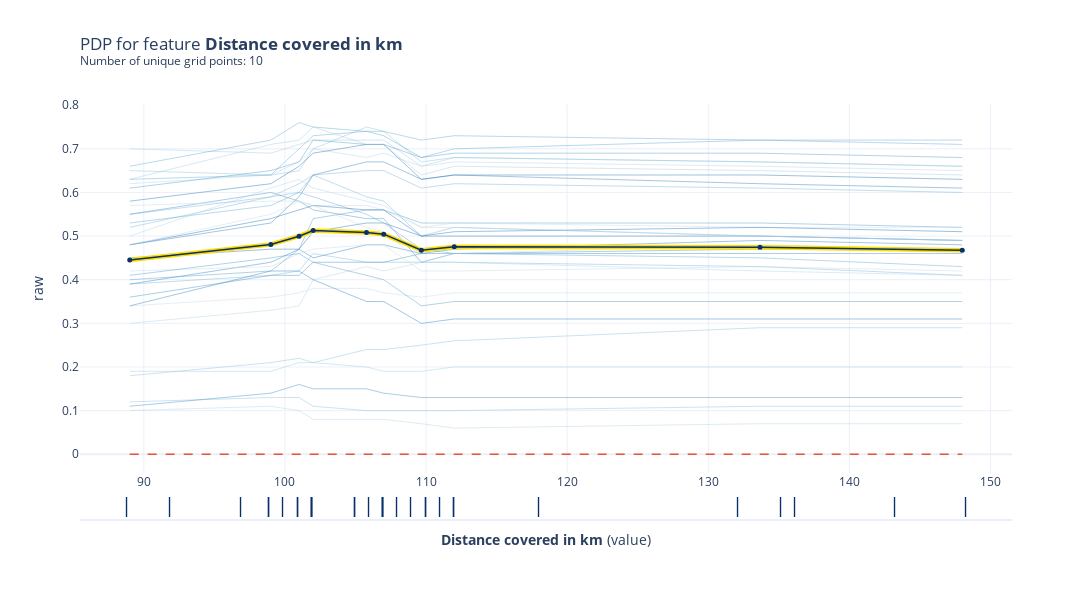

The notebook cell saved with this chart:
### Code cell
# Create the pdp data to be plotted
pdp_dist = pdp.PDPIsolate(model=rf_model, df=val_x, model_features=feature_names, feature='Distance Covered (Kms)', feature_name='Distance covered in km')

# plot the PDP for feature 'Distance Covered (Kms)'
fig, axes = pdp_dist.plot(
    center=False,
    plot_lines=True,
    frac_to_plot=100,
    cluster=False,
    n_cluster_centers=None,
    cluster_method='accurate',
    plot_pts_dist=True,
    to_bins=False,
    show_percentile=False,
    which_classes=None,
    figsize=None,
    dpi=300,
    ncols=2,
    plot_params={"pdp_hl": True},
    engine='plotly',
    template='plotly_white')

fig.show()

### Figure 1 — Plotly figure (JSON) as saved in the notebook; plotly's stock layout.template omitted (floating-point values rounded to 4 significant figures)
{"data": [{"hoverinfo": "none", "line": {"color": "rgba(193,217,237,0.6643856189774724)", "width": 0.6644}, "mode": "lines", "type": "scatter", "x": [89, 99, 101, 102, 105.8, 107, 109.7, 112, 133.7, 148], "xaxis": "x", "y": [0.34, 0.36, 0.37, 0.38, 0.38, 0.37, 0.36, 0.37, 0.37, 0.37], "yaxis": "y"}, {"hoverinfo": "none", "line": {"color": "rgba(177,210,231,0.6643856189774724)", "width": 0.6644}, "mode": "lines", "type": "scatter", "x": [89, 99, 101, 102, 105.8, 107, 109.7, 112, 133.7, 148], "xaxis": "x", "y": [0.62, 0.64, 0.67, 0.7, 0.68, 0.69, 0.66, 0.67, 0.66, 0.65], "yaxis": "y"}, {"hoverinfo": "none", "line": {"color": "rgba(160,202,225,0.6643856189774724)", "width": 0.6644}, "mode": "lines", "type": "scatter", "x": [89, 99, 101, 102, 105.8, 107, 109.7, 112, 133.7, 148], "xaxis": "x", "y": [0.7, 0.69, 0.71, 0.72, 0.72, 0.72, 0.66, 0.68, 0.67, 0.66], "yaxis": "y"}, {"hoverinfo": "none", "line": {"color": "rgba(139,192,221,0.6643856189774724)", "width": 0.6644}, "mode": "lines", "type": "scatter", "x": [89, 99, 101, 102, 105.8, 107, 109.7, 112, 133.7, 148], "xaxis": "x", "y": [0.65, 0.64, 0.65, 0.7, 0.75, 0.74, 0.67, 0.68, 0.67, 0.66], "yaxis": "y"}, {"hoverinfo": "none", "line": {"color": "rgba(117,179,216,0.6643856189774724)", "width": 0.6644}, "mode": "lines", "type": "scatter", "x": [89, 99, 101, 102, 105.8, 107, 109.7, 112, 133.7, 148], "xaxis": "x", "y": [0.39, 0.41, 0.42, 0.46, 0.44, 0.44, 0.44, 0.44, 0.43, 0.41], "yaxis": "y"}, {"hoverinfo": "none", "line": {"color": "rgba(98,168,210,0.6643856189774724)", "width": 0.6644}, "mode": "lines", "type": "scatter", "x": [89, 99, 101, 102, 105.8, 107, 109.7, 112, 133.7, 148], "xaxis": "x", "y": [0.66, 0.72, 0.76, 0.75, 0.74, 0.73, 0.68, 0.7, 0.72, 0.71], "yaxis": "y"}, {"hoverinfo": "none", "line": {"color": "rgba(80,155,203,0.6643856189774724)", "width": 0.6644}, "mode": "lines", "type": "scatter", "x": [89, 99, 101, 102, 105.8, 107, 109.7, 112, 133.7, 148], "xaxis": "x", "y": [0.61, 0.65, 0.67, 0.72, 0.71, 0.71, 0.68, 0.69, 0.69, 0.68], "yaxis": "y"}, {"hoverinfo": "none", "line": {"color": "rgba(64,144,197,0.6643856189774724)", "width": 0.6644}, "mode": "lines", "type": "scatter", "x": [89, 99, 101, 102, 105.8, 107, 109.7, 112, 133.7, 148], "xaxis": "x", "y": [0.36, 0.41, 0.41, 0.44, 0.44, 0.44, 0.46, 0.46, 0.46, 0.46], "yaxis": "y"}, {"hoverinfo": "none", "line": {"color": "rgba(49,129,189,0.6643856189774724)", "width": 0.6644}, "mode": "lines", "type": "scatter", "x": [89, 99, 101, 102, 105.8, 107, 109.7, 112, 133.7, 148], "xaxis": "x", "y": [0.39, 0.44, 0.47, 0.45, 0.48, 0.48, 0.46, 0.47, 0.49, 0.48], "yaxis": "y"}, {"hoverinfo": "none", "line": {"color": "rgba(36,116,182,0.6643856189774724)", "width": 0.6644}, "mode": "lines", "type": "scatter", "x": [89, 99, 101, 102, 105.8, 107, 109.7, 112, 133.7, 148], "xaxis": "x", "y": [0.58, 0.62, 0.66, 0.69, 0.71, 0.71, 0.63, 0.64, 0.64, 0.63], "yaxis": "y"}, {"hoverinfo": "none", "line": {"color": "rgba(193,217,237,0.6643856189774724)", "width": 0.6644}, "mode": "lines", "type": "scatter", "x": [89, 99, 101, 102, 105.8, 107, 109.7, 112, 133.7, 148], "xaxis": "x", "y": [0.42, 0.43, 0.46, 0.47, 0.48, 0.48, 0.42, 0.42, 0.43, 0.42], "yaxis": "y"}, {"hoverinfo": "none", "line": {"color": "rgba(177,210,231,0.6643856189774724)", "width": 0.6644}, "mode": "lines", "type": "scatter", "x": [89, 99, 101, 102, 105.8, 107, 109.7, 112, 133.7, 148], "xaxis": "x", "y": [0.3, 0.33, 0.34, 0.4, 0.43, 0.42, 0.44, 0.44, 0.42, 0.41], "yaxis": "y"}, {"hoverinfo": "none", "line": {"color": "rgba(160,202,225,0.6643856189774724)", "width": 0.6644}, "mode": "lines", "type": "scatter", "x": [89, 99, 101, 102, 105.8, 107, 109.7, 112, 133.7, 148], "xaxis": "x", "y": [0.19, 0.19, 0.21, 0.21, 0.2, 0.19, 0.19, 0.2, 0.2, 0.2], "yaxis": "y"}, {"hoverinfo": "none", "line": {"color": "rgba(139,192,221,0.6643856189774724)", "width": 0.6644}, "mode": "lines", "type": "scatter", "x": [89, 99, 101, 102, 105.8, 107, 109.7, 112, 133.7, 148], "xaxis": "x", "y": [0.18, 0.21, 0.22, 0.21, 0.24, 0.24, 0.25, 0.26, 0.29, 0.29], "yaxis": "y"}, {"hoverinfo": "none", "line": {"color": "rgba(117,179,216,0.6643856189774724)", "width": 0.6644}, "mode": "lines", "type": "scatter", "x": [89, 99, 101, 102, 105.8, 107, 109.7, 112, 133.7, 148], "xaxis": "x", "y": [0.55, 0.59, 0.6, 0.64, 0.65, 0.65, 0.61, 0.62, 0.61, 0.6], "yaxis": "y"}, {"hoverinfo": "none", "line": {"color": "rgba(98,168,210,0.6643856189774724)", "width": 0.6644}, "mode": "lines", "type": "scatter", "x": [89, 99, 101, 102, 105.8, 107, 109.7, 112, 133.7, 148], "xaxis": "x", "y": [0.63, 0.64, 0.7, 0.73, 0.74, 0.74, 0.72, 0.73, 0.72, 0.72], "yaxis": "y"}, {"hoverinfo": "none", "line": {"color": "rgba(80,155,203,0.6643856189774724)", "width": 0.6644}, "mode": "lines", "type": "scatter", "x": [89, 99, 101, 102, 105.8, 107, 109.7, 112, 133.7, 148], "xaxis": "x", "y": [0.4, 0.42, 0.47, 0.54, 0.56, 0.56, 0.53, 0.53, 0.53, 0.52], "yaxis": "y"}, {"hoverinfo": "none", "line": {"color": "rgba(64,144,197,0.6643856189774724)", "width": 0.6644}, "mode": "lines", "type": "scatter", "x": [89, 99, 101, 102, 105.8, 107, 109.7, 112, 133.7, 148], "xaxis": "x", "y": [0.55, 0.6, 0.58, 0.56, 0.54, 0.54, 0.44, 0.46, 0.47, 0.47], "yaxis": "y"}, {"hoverinfo": "none", "line": {"color": "rgba(49,129,189,0.6643856189774724)", "width": 0.6644}, "mode": "lines", "type": "scatter", "x": [89, 99, 101, 102, 105.8, 107, 109.7, 112, 133.7, 148], "xaxis": "x", "y": [0.34, 0.42, 0.42, 0.4, 0.35, 0.35, 0.3, 0.31, 0.31, 0.31], "yaxis": "y"}, {"hoverinfo": "none", "line": {"color": "rgba(36,116,182,0.6643856189774724)", "width": 0.6644}, "mode": "lines", "type": "scatter", "x": [89, 99, 101, 102, 105.8, 107, 109.7, 112, 133.7, 148], "xaxis": "x", "y": [0.45, 0.47, 0.47, 0.51, 0.53, 0.53, 0.5, 0.5, 0.5, 0.49], "yaxis": "y"}, {"hoverinfo": "none", "line": {"color": "rgba(193,217,237,0.6643856189774724)", "width": 0.6644}, "mode": "lines", "type": "scatter", "x": [89, 99, 101, 102, 105.8, 107, 109.7, 112, 133.7, 148], "xaxis": "x", "y": [0.57, 0.58, 0.58, 0.57, 0.57, 0.56, 0.52, 0.53, 0.52, 0.52], "yaxis": "y"}, {"hoverinfo": "none", "line": {"color": "rgba(177,210,231,0.6643856189774724)", "width": 0.6644}, "mode": "lines", "type": "scatter", "x": [89, 99, 101, 102, 105.8, 107, 109.7, 112, 133.7, 148], "xaxis": "x", "y": [0.1, 0.11, 0.1, 0.08, 0.08, 0.08, 0.07, 0.06, 0.07, 0.07], "yaxis": "y"}, {"hoverinfo": "none", "line": {"color": "rgba(160,202,225,0.6643856189774724)", "width": 0.6644}, "mode": "lines", "type": "scatter", "x": [89, 99, 101, 102, 105.8, 107, 109.7, 112, 133.7, 148], "xaxis": "x", "y": [0.63, 0.71, 0.72, 0.75, 0.71, 0.71, 0.64, 0.66, 0.65, 0.64], "yaxis": "y"}, {"hoverinfo": "none", "line": {"color": "rgba(139,192,221,0.6643856189774724)", "width": 0.6644}, "mode": "lines", "type": "scatter", "x": [89, 99, 101, 102, 105.8, 107, 109.7, 112, 133.7, 148], "xaxis": "x", "y": [0.12, 0.13, 0.13, 0.11, 0.1, 0.1, 0.1, 0.1, 0.11, 0.11], "yaxis": "y"}, {"hoverinfo": "none", "line": {"color": "rgba(117,179,216,0.6643856189774724)", "width": 0.6644}, "mode": "lines", "type": "scatter", "x": [89, 99, 101, 102, 105.8, 107, 109.7, 112, 133.7, 148], "xaxis": "x", "y": [0.52, 0.59, 0.62, 0.64, 0.59, 0.58, 0.5, 0.52, 0.5, 0.49], "yaxis": "y"}, {"hoverinfo": "none", "line": {"color": "rgba(98,168,210,0.6643856189774724)", "width": 0.6644}, "mode": "lines", "type": "scatter", "x": [89, 99, 101, 102, 105.8, 107, 109.7, 112, 133.7, 148], "xaxis": "x", "y": [0.53, 0.57, 0.6, 0.59, 0.55, 0.53, 0.47, 0.46, 0.45, 0.43], "yaxis": "y"}, {"hoverinfo": "none", "line": {"color": "rgba(80,155,203,0.6643856189774724)", "width": 0.6644}, "mode": "lines", "type": "scatter", "x": [89, 99, 101, 102, 105.8, 107, 109.7, 112, 133.7, 148], "xaxis": "x", "y": [0.41, 0.45, 0.46, 0.44, 0.41, 0.4, 0.34, 0.35, 0.35, 0.35], "yaxis": "y"}, {"hoverinfo": "none", "line": {"color": "rgba(64,144,197,0.6643856189774724)", "width": 0.6644}, "mode": "lines", "type": "scatter", "x": [89, 99, 101, 102, 105.8, 107, 109.7, 112, 133.7, 148], "xaxis": "x", "y": [0.11, 0.14, 0.16, 0.15, 0.15, 0.14, 0.13, 0.13, 0.13, 0.13], "yaxis": "y"}, {"hoverinfo": "none", "line": {"color": "rgba(49,129,189,0.6643856189774724)", "width": 0.6644}, "mode": "lines", "type": "scatter", "x": [89, 99, 101, 102, 105.8, 107, 109.7, 112, 133.7, 148], "xaxis": "x", "y": [0.48, 0.53, 0.59, 0.64, 0.67, 0.67, 0.63, 0.64, 0.62, 0.61], "yaxis": "y"}, {"hoverinfo": "none", "line": {"color": "rgba(36,116,182,0.6643856189774724)", "width": 0.6644}, "mode": "lines", "type": "scatter", "x": [89, 99, 101, 102, 105.8, 107, 109.7, 112, 133.7, 148], "xaxis": "x", "y": [0.48, 0.54, 0.56, 0.57, 0.56, 0.56, 0.5, 0.51, 0.52, 0.51], "yaxis": "y"}, {"hoverinfo": "none", "line": {"color": "rgba(193,217,237,0.6643856189774724)", "width": 0.6644}, "mode": "lines", "type": "scatter", "x": [89, 99, 101, 102, 105.8, 107, 109.7, 112, 133.7, 148], "xaxis": "x", "y": [0.48, 0.55, 0.58, 0.57, 0.52, 0.51, 0.44, 0.46, 0.48, 0.47], "yaxis": "y"}, {"hoverinfo": "none", "line": {"color": "rgba(177,210,231,0.6643856189774724)", "width": 0.6644}, "mode": "lines", "type": "scatter", "x": [89, 99, 101, 102, 105.8, 107, 109.7, 112, 133.7, 148], "xaxis": "x", "y": [0.5, 0.61, 0.63, 0.61, 0.58, 0.57, 0.52, 0.52, 0.5, 0.49], "yaxis": "y"}, {"hoverinfo": "none", "line": {"color": "#FEDC00", "width": 4.5}, "mode": "lines", "type": "scatter", "x": [89, 99, 101, 102, 105.8, 107, 109.7, 112, 133.7, 148], "xaxis": "x", "y": [0.445, 0.4809, 0.4997, 0.5125, 0.5081, 0.5044, 0.4675, 0.4753, 0.4744, 0.4675], "yaxis": "y"}, {"hoverinfo": "none", "line": {"color": "#E75438", "dash": "dash", "width": 1.5}, "mode": "lines", "type": "scatter", "x": [89, 99, 101, 102, 105.8, 107, 109.7, 112, 133.7, 148], "xaxis": "x", "y": [0, 0, 0, 0, 0, 0, 0, 0, 0, 0], "yaxis": "y"}, {"hovertemplate": "%{y}", "line": {"color": "rgba(8,48,107,1.0)", "width": 1.5}, "marker": {"color": "rgba(8,48,107,1.0)", "size": 5}, "mode": "lines+markers", "name": "pdp", "type": "scatter", "x": [89, 99, 101, 102, 105.8, 107, 109.7, 112, 133.7, 148], "xaxis": "x", "y": [0.445, 0.4809, 0.4997, 0.5125, 0.5081, 0.5044, 0.4675, 0.4753, 0.4744, 0.4675], "yaxis": "y"}, {"hoverinfo": "none", "mode": "text", "name": "dist", "showlegend": false, "text": ["|", "|", "|", "|", "|", "|", "|", "|", "|", "|", "|", "|", "|", "|", "|", "|", "|", "|", "|", "|", "|", "|", "|", "|", "|", "|", "|", "|", "|", "|", "|", "|"], "textfont": {"color": "rgba(8,48,107,1.0)", "size": 20}, "textposition": "middle center", "type": "scatter", "x": [102, 92, 97, 111, 110, 148, 143, 107, 107, 112, 105, 135, 101, 106, 132, 100, 105, 89, 102, 108, 110, 112, 102, 107, 136, 99, 118, 101, 107, 99, 102, 109], "xaxis": "x2", "y": [1, 1, 1, 1, 1, 1, 1, 1, 1, 1, 1, 1, 1, 1, 1, 1, 1, 1, 1, 1, 1, 1, 1, 1, 1, 1, 1, 1, 1, 1, 1, 1], "yaxis": "y2"}], "layout": {"height": 600, "showlegend": false, "title": {"text": "PDP for feature <b>Distance covered in km</b> <br><sup>Number of unique grid points: 10</sup>", "x": 0, "xref": "paper"}, "width": 1200, "xaxis": {"anchor": "y", "domain": [0, 1]}, "xaxis2": {"anchor": "y2", "domain": [0, 1], "showgrid": false, "showticklabels": false, "title": {"text": "<b>Distance covered in km</b> (value)"}}, "yaxis": {"anchor": "x", "domain": [0.1127, 0.99], "title": {"text": "raw"}}, "yaxis2": {"anchor": "x2", "domain": [0, 0.06267], "showgrid": false, "showticklabels": false}}}
